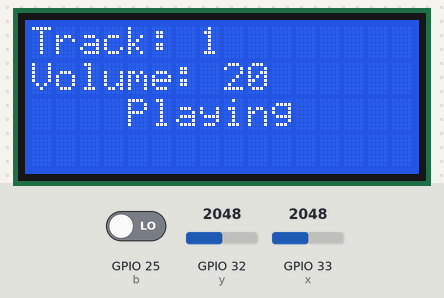
A sketch run on a simulated ESP32. Parts: 16×4 character LCD. The inputs (shaded band) are chosen by the test bench; at power-on: GPIO 25 (b) LOW, GPIO 32 (y) = 2048, GPIO 33 (x) = 2048. What the sketch prints to the serial monitor is not drawn.

Above: at 2.3 s.
2.4 s: GPIO 25 (b) driven HIGH
At 3.1 s:
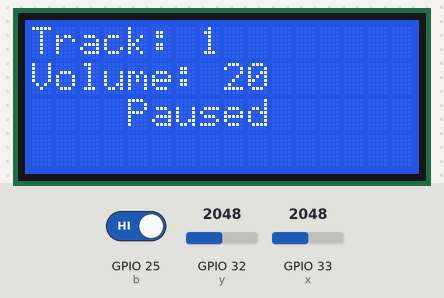
4.1 s: GPIO 32 (y) set to 1960
At 4.25 s:
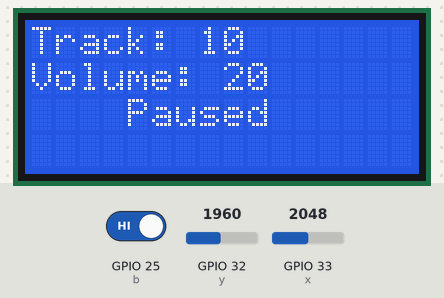
5.6 s: GPIO 33 (x) set to 1228
At 5.78 s:
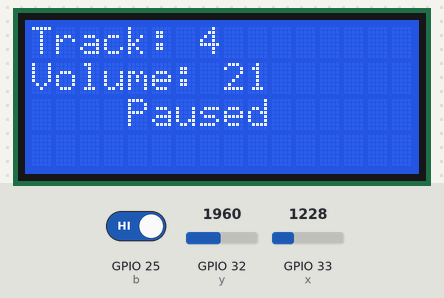
7.1 s: GPIO 32 (y) set to 2040
At 8.7 s:
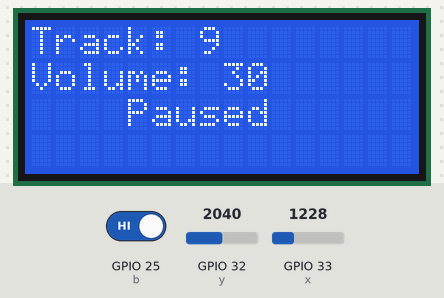
8.9 s: GPIO 33 (x) set to 3040
At 9.08 s:
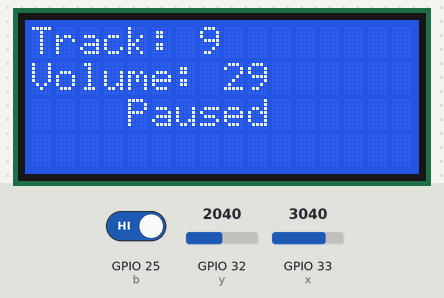
11.4 s: GPIO 32 (y) set to 491
At 11.62 s:
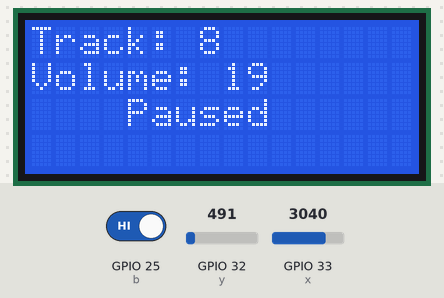
Timing chart, 0 to 13.9 s (numbered marks = the images above; inputs shaded):
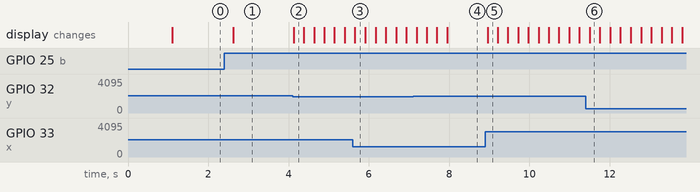

Measured:
- after the input at 2.4 s, the display: changes after 0.22 s (image 1)
- after the input at 4.1 s, the display: changes at once (image 2)
- after the input at 8.9 s, the display: changes after 0.06 s (image 5)

The sketch:

sender.ino
```cpp
//music box sender

#include <esp_now.h>
#include <WiFi.h>
#include <LiquidCrystal_I2C.h>

uint8_t receiverMAC[] = {0x80, 0xF3, 0xDA, 0x61, 0xB4, 0x78};
LiquidCrystal_I2C lcd(0x27, 16, 4); // Address 0x27, 16 chars, 2 lines

int x = 33;
int y = 32;
int b = 25;

int lastTrack = 1;
int lastVolume = 20;
int lastPause = LOW;

typedef struct {
  int track;
  int volume;
  bool paused;
} ControlData;

ControlData outgoingData;
esp_now_peer_info_t peerInfo;

void setup() {
  Serial.begin(115200);

  WiFi.mode(WIFI_STA);
  esp_now_init();

  memcpy(peerInfo.peer_addr, receiverMAC, 6);
  peerInfo.channel = 0;
  peerInfo.encrypt = false;
  esp_now_add_peer(&peerInfo);

  outgoingData.track = 1;
  outgoingData.volume = 20;
  outgoingData.paused = false;

  lcd.init();
  lcd.backlight();
  lcd.setCursor(0, 0);
  lcd.print("Music Control");
  delay(1000);

  pinMode(b, INPUT_PULLDOWN);
  pinMode(x, INPUT);
  pinMode(y, INPUT);

  lcd.clear();
  lcd.setCursor(0, 0);
  lcd.print("Track: ");
  lcd.print(outgoingData.track);
  lcd.setCursor(0, 1);
  lcd.print("Volume: ");
  lcd.print(outgoingData.volume);
  lcd.setCursor(0, 2);
  lcd.print(outgoingData.paused ? "Paused" : "Playing");
}

void loop() {
  if(analogRead(x) < 2000 && outgoingData.volume < 30) {
    outgoingData.volume++;
  } else if(analogRead(x) > 3000 && outgoingData.volume > 0) {
    outgoingData.volume--;
  }

  if(analogRead(y) < 2000) {
    if(outgoingData.track == 1) {
      outgoingData.track = 10;
    } else {
      outgoingData.track--;
    }

    outgoingData.paused = false;
  } else if(analogRead(y) > 3000) {
    if(outgoingData.track == 10) {
      outgoingData.track = 1;
    } else {
      outgoingData.track++;
    }

    outgoingData.paused = false;
  }

  if(digitalRead(b) == HIGH && digitalRead(b) != lastPause) {
    lcd.setCursor(0, 2);
    outgoingData.paused = !outgoingData.paused;
    lcd.print(outgoingData.paused ? "Paused " : "Playing");
  }

  lastPause = digitalRead(b);

  if(outgoingData.track != lastTrack) {
    if(outgoingData.track == 10) {
      lcd.setCursor(7, 0);
      lcd.print(outgoingData.track);
      lastTrack = outgoingData.track;
    } else {
      lcd.setCursor(7, 0);
      lcd.print(outgoingData.track);
      lcd.print(" ");
      lastTrack = outgoingData.track;
    }
  }

  if(outgoingData.volume != lastVolume) {
    if(outgoingData.volume > 9) {
      lcd.setCursor(8, 1);
      lcd.print(outgoingData.volume);
      lastVolume = outgoingData.volume;
    } else {
      lcd.setCursor(8, 1);
      lcd.print(outgoingData.volume);
      lcd.print(" ");
      lastVolume = outgoingData.volume;
    }
  }

  Serial.println(analogRead(x));
  Serial.println(analogRead(y));
  Serial.println(digitalRead(b));

  esp_now_send(receiverMAC, (uint8_t *)&outgoingData, sizeof(outgoingData));

  delay(250);
}
```
